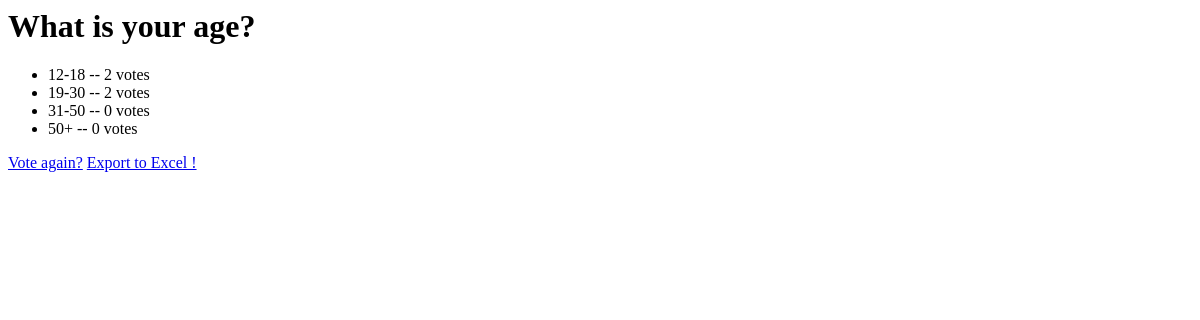
The app's page /polls/1/results/, older data.
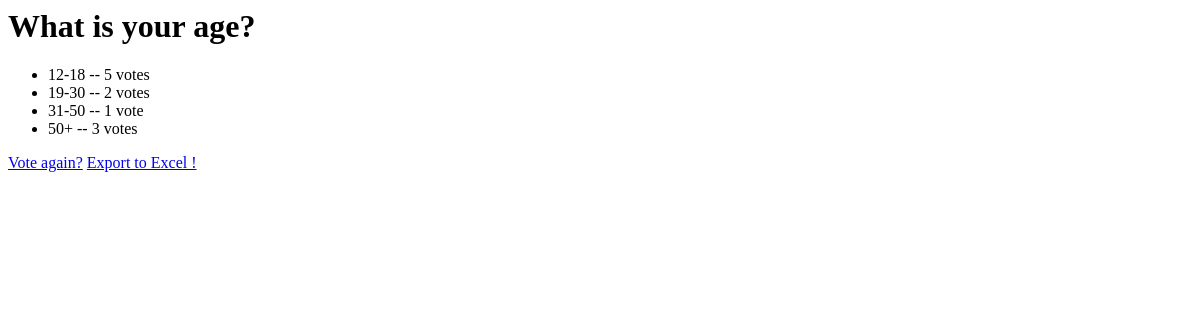
The same page, newer data.
### polls/models.py (models this page shows, shortened)
@python_2_unicode_compatible  #for python 2 support
class Choice(models.Model):
	question = models.ForeignKey(Question,
								on_delete=models.CASCADE)
	choice_text = models.CharField(max_length=200)
	votes = models.IntegerField(default=0)

### polls/views.py (the view)
# urls.py: url(r'^(?P<pk>[0-9]+)/results/$', views.ResultsView.as_view(), name= 'results'),
class ResultsView(generic.DetailView):
	model = Question
	template_name= 'polls/results.html'

### polls/templates/polls/results.html
<h1>{{ question.question_text }}</h1>
<ul>
{% for choice in question.choice_set.all %}
	<li>{{ choice.choice_text }} -- {{ choice.votes }} vote{{ choice.votes|pluralize }}</li>
{% endfor %}
</ul>
<a href="{% url 'polls:detail' question.id %}">Vote again?</a>
<a href="{% url 'polls:export_excel' question.id %}">Export to Excel !</a>

Row changes from the older to the newer data that the page shows:
changed Choice (number 1 of 4 on the later page): votes "2" → "5"
changed Choice (number 3 of 4 on the later page): votes "0" → "1"
changed Choice (number 4 of 4 on the later page): votes "0" → "3"
